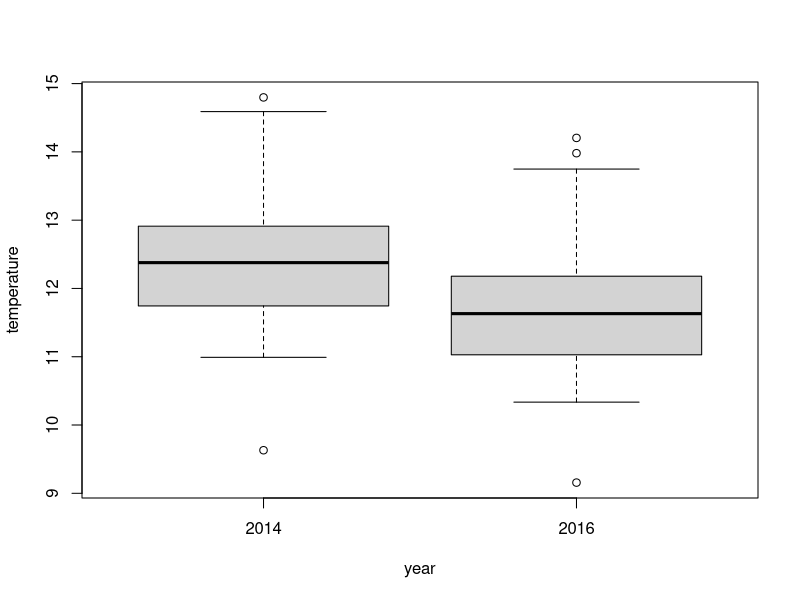
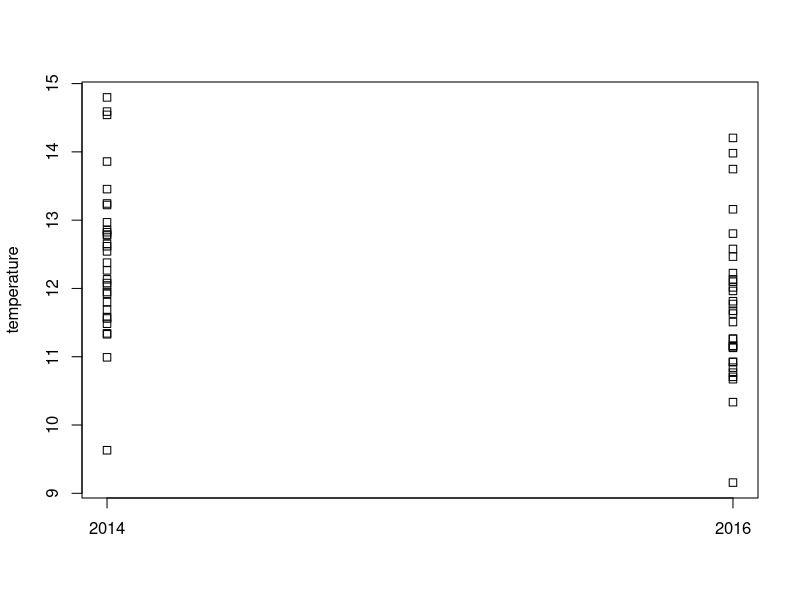
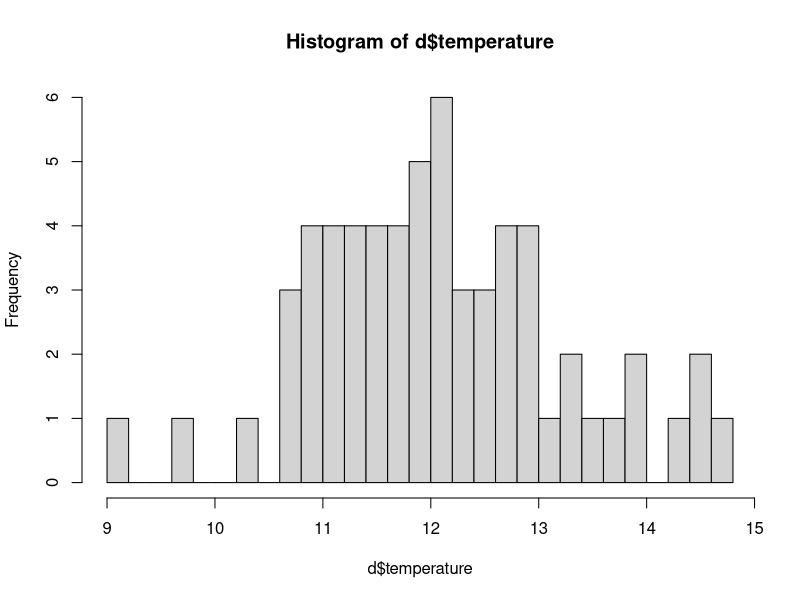
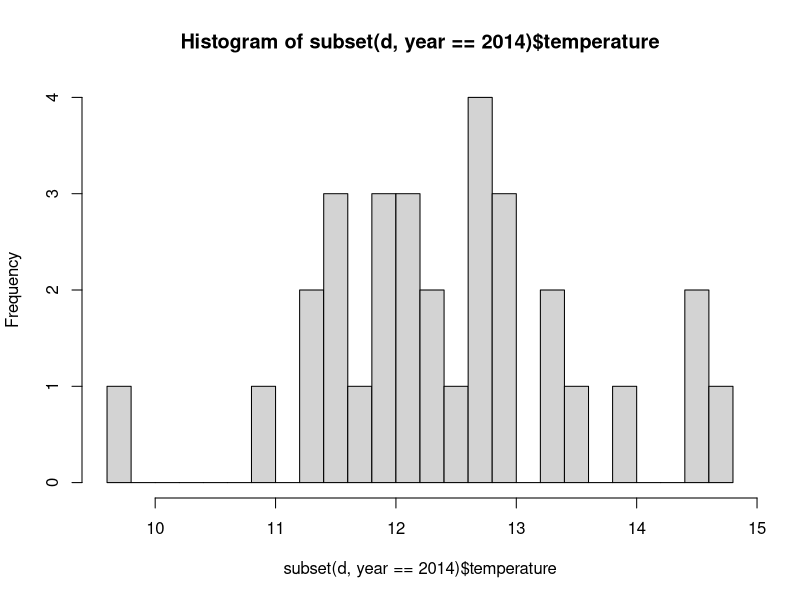
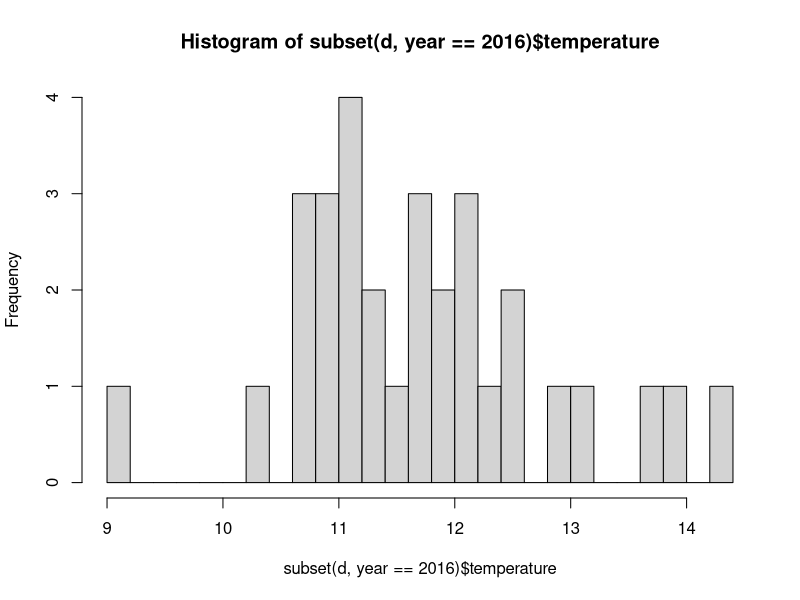
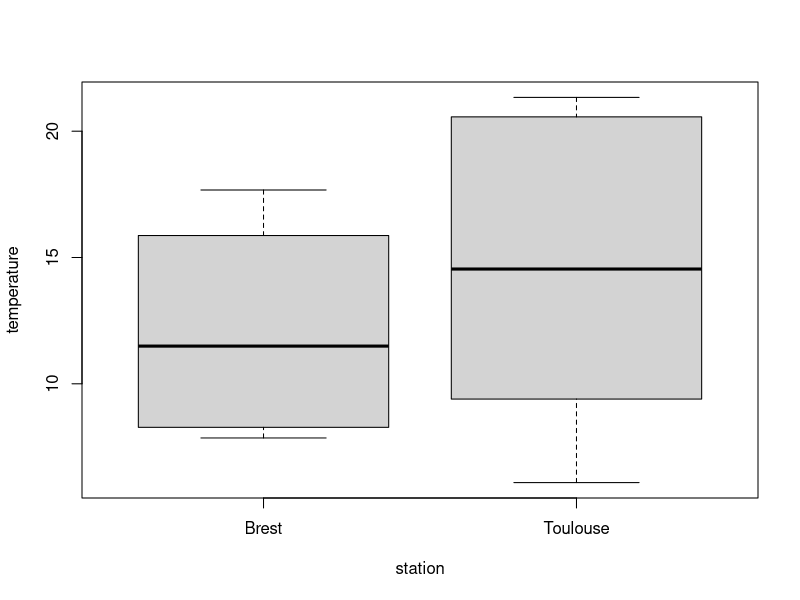
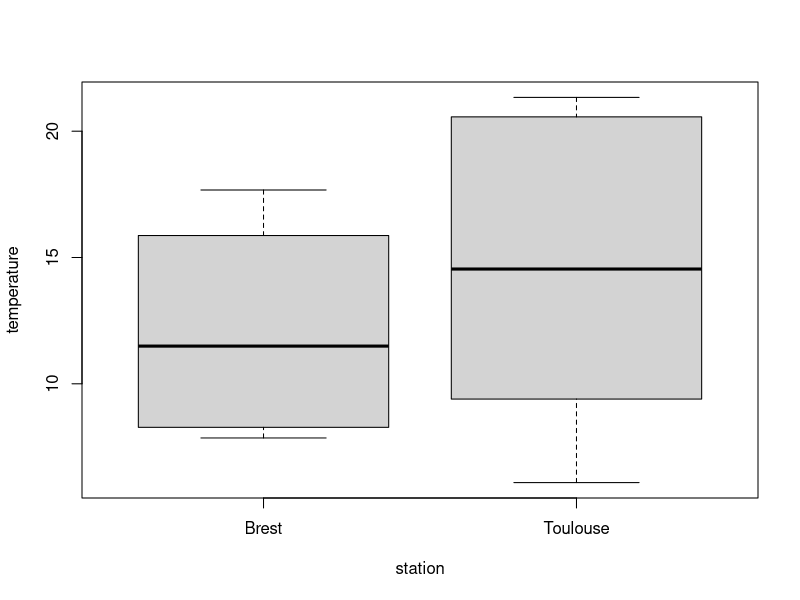

These charts were generated, in order, by the following R code: (Note: this script raises an error after producing the figures.)
## ---- chunk 1
knitr::opts_chunk$set(
  # pour l'énoncé
  # echo=FALSE, eval=FALSE
  # pour la correction
  echo=TRUE, eval=TRUE
)
options(stringsAsFactors=TRUE)
## ---- chunk 2
# compare two years in northern France
d <- read.csv("meteo/yearly_full.csv")
d <- subset(d,
  subset=(year %in% c(2014, 2016) & latitude > 44),
  select=c(station, year, temperature)
)
head(d)

boxplot(temperature ~ year, data=d)
stripchart(temperature ~ year, data=d, vertical=TRUE)

t.test(temperature ~ year, data=d)

hist(d$temperature, breaks=30)
# but what really matters is the normality within each class
# (i.e. the normality of residuals)
hist(subset(d, year==2014)$temperature, breaks=30)
shapiro.test(subset(d, year==2014)$temperature)

hist(subset(d, year==2016)$temperature, breaks=30)
shapiro.test(subset(d, year==2016)$temperature)

var.test(temperature ~ year, data=d)
## ---- chunk 3
# NB: can measurements at two stations really be considered "paired"...
d <- read.csv("meteo/monthly.csv")
d <- subset(d,
  subset=(station %in% c("Brest", "Toulouse") & year==2014),
  select=c(station, temperature)
)
head(d)

boxplot(temperature ~ station, data=d)
d <- droplevels(d)
boxplot(temperature ~ station, data=d)

t.test(temperature ~ station, data=d)
t.test(temperature ~ station, data=d, paired=TRUE)

shapiro.test(subset(d, station=="Brest")$temperature)
shapiro.test(subset(d, station=="Toulouse")$temperature)
var.test(temperature ~ station, data=d)
## ---- chunk 4
d <- read.csv("meteo/monthly.csv")
tbl <- table(d$station, d$low_clouds)
tbl
chisq.test(tbl)

tbl <- table(d$year, d$low_clouds)
tbl
chisq.test(tbl)
## ---- chunk 5
# compare two years in northern France
d <- read.csv("meteo/yearly_full.csv")
d <- subset(d,
  subset=(year %in% c(2014, 2016) & latitude > 44),
  select=c(station, year, temperature)
)
head(d)

observed_diff <- mean(subset(d, year == 2014)$temperature) -
                 mean(subset(d, year == 2016)$temperature)
observed_diff

# example of resampling
x <- 1:5
sample(x)
sample(x)

n_permut<- 5000
diffs <- rep(NA, times=n_permut)
for (i in 1:n_permut) {
  d$year_resampled <- sample(d$year)
  diffs[i] <- mean(subset(d, year_resampled == 2014)$temperature) -
              mean(subset(d, year_resampled == 2016)$temperature)
}

hist(diffs, breaks=30)
abline(v=observed_diff, col="red")

# one sided test
head(diffs > observed_diff)
sum(diffs > observed_diff) / n_permut
t.test(temperature ~ year, data=d, alternative="greater")$p.value

# two sided test
sum(abs(diffs) > abs(observed_diff)) / n_permut
t.test(temperature ~ year, data=d)$p.value
